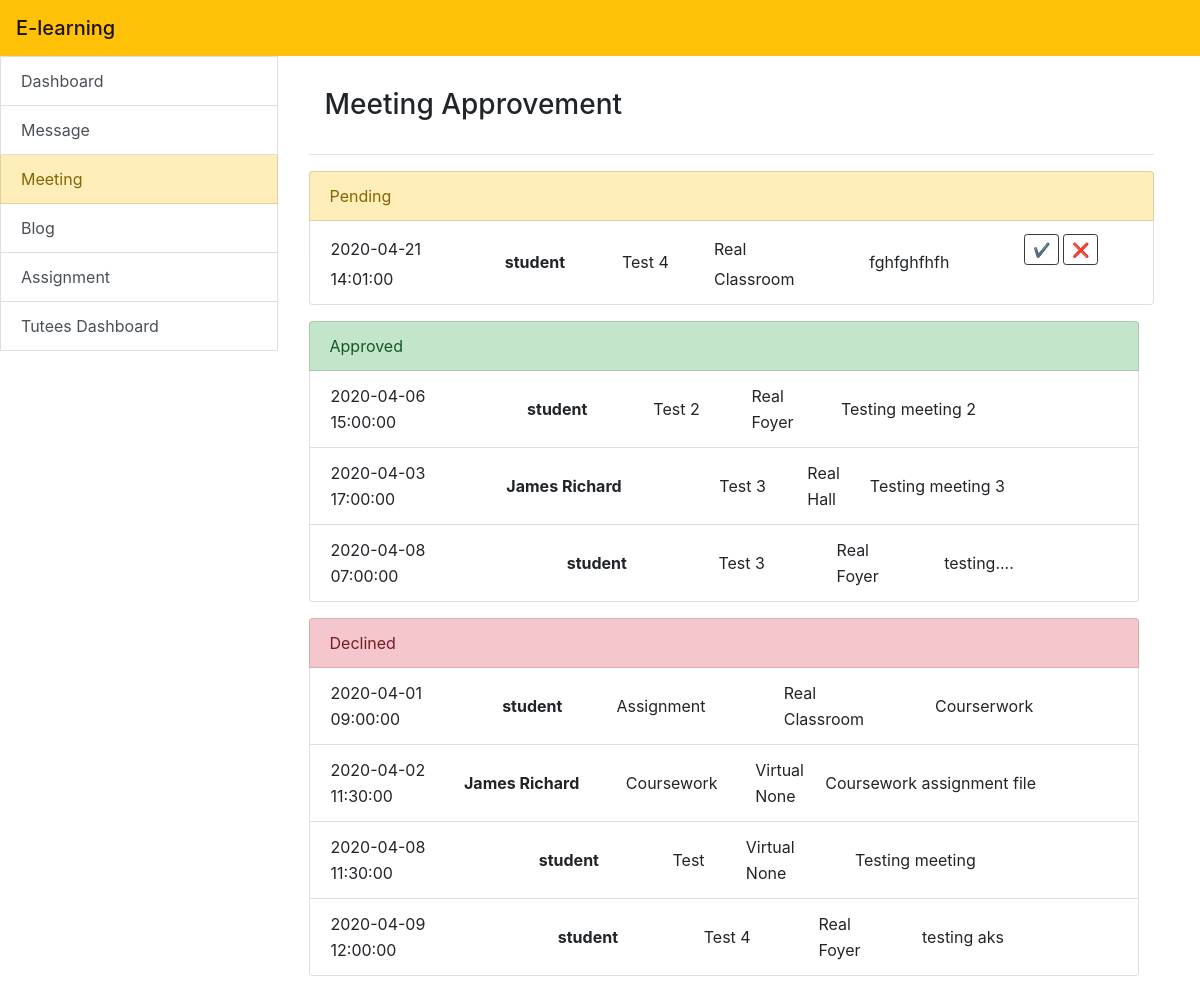
The page /lecture_meeting.php on the database its author committed.
### tables this page shows
CREATE TABLE `appointment` (
  `appointment_id` int(11) NOT NULL,
  `username` varchar(50) NOT NULL,
  `title` varchar(50) NOT NULL,
  `date` date NOT NULL,
  `time` time NOT NULL DEFAULT current_timestamp(),
  `type` varchar(30) NOT NULL,
  `venue` varchar(50) NOT NULL,
  `comment` text NOT NULL,
  `status` varchar(50) NOT NULL DEFAULT 'pending'
);

### include/function.php (called while the page is built, shortened)
<?php
include_once 'database.php';
function query($sql) {
  global $connection;
  return mysqli_query($connection, $sql);
}
function fetch_array($result){
  return mysqli_fetch_array($result);
}
 ?>

### lecture_meeting.php (the view, shortened to what this page needs)
<?php
include 'include/header.php';
?>
<div class="container-fluid row">
	<div class="list-group col-3">
		<?php include 'include/sidebar.php'; ?>
	</div>
 <div class="col-9 p-3">
       <h3 class="p-3">Meeting Approvement</h3>
       <hr>
       <ul class="list-group mb-3">
          <li class="list-group-item list-group-item-warning pending">Pending</li>
          <?php
              $query= query("SELECT `date`,`time`,`username`,`title`,`type`,`venue`,`comment`,`appointment_id` FROM appointment WHERE status='pending'");
            while ($row = fetch_array($query)){
              echo "<li class='list-group-item'>
              <table class='col-12'>
             <tr><td>$row[0]</td><td rowspan='2'><b>$row[2]</b></td><td rowspan='2'>$row[3]</td><td>$row[4]</td><td rowspan='2'>$row[6]</td><td style='width: 110px'><div class='row mx-auto'><a href='lecture_meeting.php?approve=$row[7]' class='btn btn-outline-dark btn-sm' onclick='check_approve()'>✔️</a>
<a href='lecture_meeting.php?disapprove=$row[7]' class='btn btn-outline-dark btn-sm ml-1' onclick='check_disapprove()'>❌</a></div></tr>
             <tr><td>$row[1]</td><td>$row[5]</td></tr>
           </table>
              </li>";
            }
           ?>
      </ul>
      <ul class="list-group mb-3 col-12">
          <li class="list-group-item list-group-item-success approved">Approved</li>
          <?php
              $query= query("SELECT `date`,`time`,`username`,`title`,`type`,`venue`,`comment` FROM appointment WHERE status='Approved'");
            while ($row = fetch_array($query)){
              echo "<li class='list-group-item'>
              <table class='col-12'>
             <tr><td>$row[0]</td><td rowspan='2'><b>$row[2]</b></td><td rowspan='2'>$row[3]</td><td>$row[4]</td><td rowspan='2'>$row[6]</td></tr>
             <tr><td>$row[1]</td><td>$row[5]</td></tr>
           </table>
              </li>";
            }
           ?>
      </ul>
      <ul class="list-group mb-3 col-12">
          <li class="list-group-item list-group-item-danger declined">Declined</li>
          <?php
              $query= query("SELECT `date`,`time`,`username`,`title`,`type`,`venue`,`comment` FROM appointment WHERE status='Disapproved'");
            while ($row = fetch_array($query)){
              echo "<li class='list-group-item'>
              <table class='col-12'>
             <tr><td>$row[0]</td><td rowspan='2'><b>$row[2]</b></td><td rowspan='2'>$row[3]</td><td>$row[4]</td><td rowspan='2'>$row[6]</td></tr>
             <tr><td>$row[1]</td><td>$row[5]</td></tr>
           </table>
              </li>";
            }
           ?>
      </ul>
</div>
</div>
<?php
include './include/footer.php';
?>

### rows shown on the page
appointment: date "2020-04-21", username "student", title "Test 4", type "Real", comment "fghfghfhfh", time "14:01:00", venue "Classroom"
appointment: date "2020-04-06", username "student", title "Test 2", type "Real", comment "Testing meeting 2", time "15:00:00", venue "Foyer"
appointment: date "2020-04-03", username "James Richard", title "Test 3", type "Real", comment "Testing meeting 3", time "17:00:00", venue "Hall"
appointment: date "2020-04-08", username "student", title "Test 3", type "Real", comment "testing....", time "07:00:00", venue "Foyer"
appointment: date "2020-04-01", username "student", title "Assignment", type "Real", comment "Courserwork", time "09:00:00", venue "Classroom"
appointment: date "2020-04-02", username "James Richard", title "Coursework", type "Virtual", comment "Coursework assignment file", time "11:30:00", venue "None"
appointment: date "2020-04-08", username "student", title "Test", type "Virtual", comment "Testing meeting", time "11:30:00", venue "None"
appointment: date "2020-04-09", username "student", title "Test 4", type "Real", comment "testing aks", time "12:00:00", venue "Foyer"

### other values the page prints
$value "Dashboard"
$value "Message"
$value "Meeting"
$value "Blog"
$value "Assignment"
$value "Tutees Dashboard"
